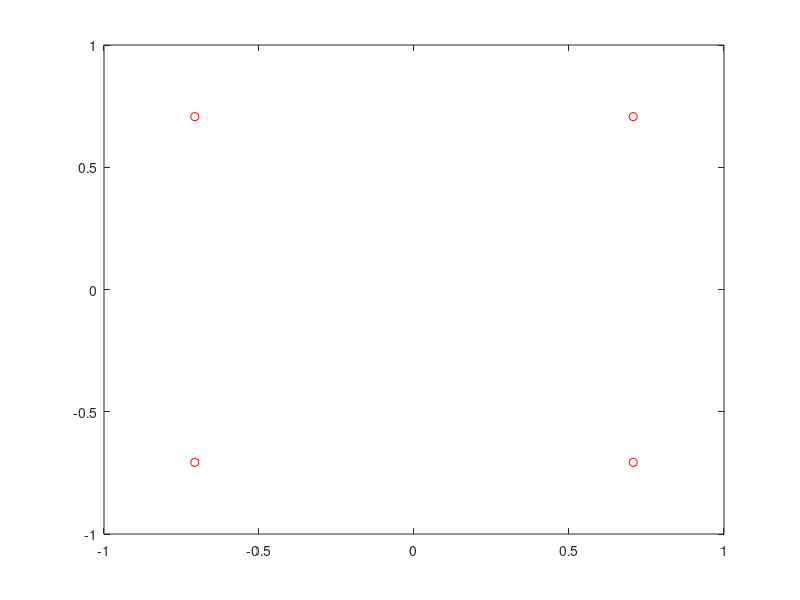

Recreate this plot in MATLAB. (Note: this script raises an error after producing the figure.)
clc
clear all
close all
% Project II

% given parameters
fc = 2e9;
B = 1e6; 
Ts = 1/B;
v = 15;    % m/s
c = 3e8;
tau = 5.4*10^(-6);
Ptx = 0.1;  % w
fd = v*fc/c;  % doppler frequency
M = 4; 

% chosen parameters
N = 2^6;
Ncp = 2^4; % N > Ncp, Ncp >= L-1
N_sym = round(N/Ncp); % number of symbols
N0 = 2*2.07*10^(-20);  % 2*2.07*10^(-20) W/Hz % becuase the BW is duple side so we don't multiply by 2
L = 6; 

a = 1/sqrt(2);

pl = 101; %dB
Ptx_dBm = 10*log10(Ptx/10^(-3)); % W -> dBm
Prx_dBm = Ptx_dBm - pl;
Prx = 10^(-3) * 10^(Prx_dBm/10); % dBm -> W  ??????
E = Prx * (N + Ncp) * Ts;
EbN0 = E*log2(M)/N0;
sigma = sqrt(1/EbN0);

%% B. Simulation Task
%% QPSK test

const = [1+1i, 1-1i, -1-1i, -1+1i] * a;
tau_test = [0 5 10 15 20 25];
P_test = [Ptx/L Ptx/L Ptx/L Ptx/L Ptx/L Ptx/L];

figure;
plot(const,'ro')
hold on
for j = 1:L
    s_test_tx = randi([0 1], 1, N*log2(M)); % bits
    
    z_test_tx = transmitter(s_test_tx, N, Ncp);
    
    [r_test_cp, ~] = Fading_Channel(z_test_tx, tau_test, fd*Ts, P_test);
    
    len_test = length(r_test_cp);
    if i == 1
        a1 = ones(len_test,2);
        h_test = a1 + a1*1i;
        
    else 
        a1 = zeros(len_test,2);
        h_test = a1 + a1*1i;
    end
    
    noise_test = sigma * (randn(length(r_test_cp),1) + 1i * randn(length(r_test_cp),1));
    r_test_cp = r_test_cp + noise_test;
    [s_test_est_sym, s_test_est_bits] = receiver(r_test_cp, h_test, const, N, Ncp, j);
    
    errors_test(j) = sum(s_test_est_bits ~= s_test_tx);
    
    plot(s_test_est_sym, 'b.')
    title('Simulation test')
    hold on
end
BER_test = sum(errors_test)/(N_sym * N * 2); %total bits = N_sym * N * 2
disp(['BER_test = ' num2str(BER_test)])

%% with time-varying frequency selective channel
M = 4;   % QPSK
const = [1+1i, 1-1i, -1-1i, -1+1i] * a;
tau_samples = [0 5 10 15 20 25];
PDP = [Ptx/L Ptx/L Ptx/L Ptx/L Ptx/L Ptx/L];
errors = zeros(N_sym, 1);

figure;
plot(const, 'ro')
hold on
for i = 1: N_sym
    s_tx = randi([0 1], 1, N*log2(M)); % bits
    
    z_tx = transmitter(s_tx, N, Ncp); % symbols with cp
    % why the length of z_tx is not the same as r_cp???
    [r_cp, h] = Fading_Channel(z_tx, tau_samples, fd*Ts, PDP); % r_cp: with cp
    
    % generate noise
    noise = randn(length(r_cp),1) + 1i * randn(length(r_cp),1);
    % Wn = fft(noise);
    r_cp1 = r_cp + noise; 
    [s_est_sym, s_est_bits] = receiver(r_cp1, h, const, N, Ncp, i); % symbols
    
    errors(i) = sum(s_est_bits ~= s_tx); 
    
    plot(s_est_sym, 'b.')
    title('Time-varying frequency selective channel')
    hold on
end

BER = sum(errors)/(N_sym * N * 2); %total bits = N_sym * N * 2
disp(['BER = ' num2str(BER)])



